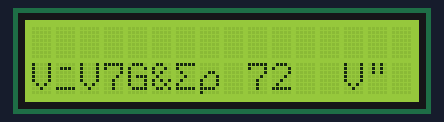
The program below on a simulated Raspberry Pi (BCM pin numbers). On the bench: 16×2 character LCD.

Above: at 0.2 s.
At 3.3 s:
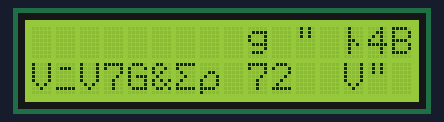
At 9.5 s:
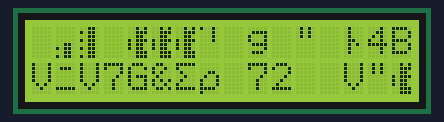
At 21.9 s:
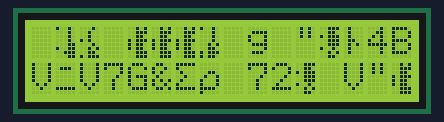
At 37.4 s:
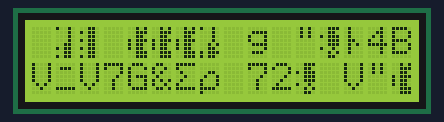

Measured:
- what the display in image 0 shows lasts 3.0 s, from 0.1 s to 3.1 s

The program:

th67.py
```python
#!/usr/bin/env python
import RPi.GPIO as GPIO
import time
from time import sleep

# Define GPIO to LCD mapping
LCD_RS = 0
LCD_E  = 5
LCD_D4 = 6
LCD_D5 = 13
LCD_D6 = 19
LCD_D7 = 26

# Define some device constants
LCD_WIDTH = 16    # Maximum characters per line
LCD_CHR = True
LCD_CMD = False

LCD_LINE_1 = 0x80 # LCD RAM address for the 1st line
LCD_LINE_2 = 0xC0 # LCD RAM address for the 2nd line

# Timing constants
E_PULSE = 0.0005
E_DELAY = 0.0005

def main():
  # Main program block
  GPIO.setwarnings(False)
  GPIO.setmode(GPIO.BCM)       # Use BCM GPIO numbers
  GPIO.setup(LCD_E, GPIO.OUT)  # E
  GPIO.setup(LCD_RS, GPIO.OUT) # RS
  GPIO.setup(LCD_D4, GPIO.OUT) # DB4
  GPIO.setup(LCD_D5, GPIO.OUT) # DB5
  GPIO.setup(LCD_D6, GPIO.OUT) # DB6
  GPIO.setup(LCD_D7, GPIO.OUT) # DB7

  # Initialise display
  lcd_init()

  while True:

    # Send some test
    lcd_string("Electronics Hub ",LCD_LINE_1)
    lcd_string("    Presents    ",LCD_LINE_2)

    sleep(3) # 3 second delay

    # Send some text
    lcd_string("Rasbperry Pi",LCD_LINE_1)
    lcd_string("16x2 LCD Test",LCD_LINE_2)

    sleep(3) # 3 second delay

    # Send some text
    lcd_string("1234567890*@$#%&",LCD_LINE_1)
    lcd_string("abcdefghijklmnop",LCD_LINE_2)

    sleep(3)

def lcd_init():
  lcd_display(0x28,LCD_CMD) # Selecting 4 - bit mode with two rows
  lcd_display(0x0C,LCD_CMD) # Display On,Cursor Off, Blink Off
  lcd_display(0x01,LCD_CMD) # Clear display

  sleep(E_DELAY)

def lcd_display(bits, mode):
  # Send byte to data pins
  # bits = data
  # mode = True  for character
  #        False for command

  GPIO.output(LCD_RS, mode) # RS

  # High bits
  GPIO.output(LCD_D4, False)
  GPIO.output(LCD_D5, False)
  GPIO.output(LCD_D6, False)
  GPIO.output(LCD_D7, False)
  if bits&0x10==0x10:
    GPIO.output(LCD_D4, True)
  if bits&0x20==0x20:
    GPIO.output(LCD_D5, True)
  if bits&0x40==0x40:
    GPIO.output(LCD_D6, True)
  if bits&0x80==0x80:
    GPIO.output(LCD_D7, True)

  # Toggle 'Enable' pin
  lcd_toggle_enable()

  # Low bits
  GPIO.output(LCD_D4, False)
  GPIO.output(LCD_D5, False)
  GPIO.output(LCD_D6, False)
  GPIO.output(LCD_D7, False)
  if bits&0x01==0x01:
    GPIO.output(LCD_D4, True)
  if bits&0x02==0x02:
    GPIO.output(LCD_D5, True)
  if bits&0x04==0x04:
    GPIO.output(LCD_D6, True)
  if bits&0x08==0x08:
    GPIO.output(LCD_D7, True)

  # Toggle 'Enable' pin
  lcd_toggle_enable()

def lcd_toggle_enable():
  # Toggle enable
  time.sleep(E_DELAY)
  GPIO.output(LCD_E, True)
  time.sleep(E_PULSE)
  GPIO.output(LCD_E, False)
  time.sleep(E_DELAY)

def lcd_string(message,line):
  # Send string to display

  message = message.ljust(LCD_WIDTH," ")

  lcd_display(line, LCD_CMD)

  for i in range(LCD_WIDTH):
    lcd_display(ord(message[i]),LCD_CHR)

if __name__ == '__main__':

  try:
    main()
  except KeyboardInterrupt:
    pass
  finally:
    lcd_display(0x01, LCD_CMD)
    GPIO.cleanup()
```
